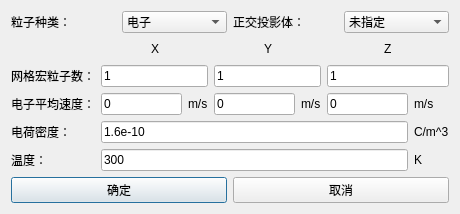
<?xml version="1.0" encoding="UTF-8"?>
<ui version="4.0">
 <class>Dialog</class>
 <widget class="QDialog" name="Dialog">
  <property name="geometry">
   <rect>
    <x>0</x>
    <y>0</y>
    <width>460</width>
    <height>205</height>
   </rect>
  </property>
  <property name="windowTitle">
   <string>Dialog</string>
  </property>
  <layout class="QVBoxLayout" name="verticalLayout">
   <item>
    <layout class="QGridLayout" name="gridLayout">
     <item row="0" column="2">
      <widget class="QLabel" name="label_2">
       <property name="text">
        <string>正交投影体：</string>
       </property>
      </widget>
     </item>
     <item row="0" column="3">
      <widget class="QComboBox" name="comboBox">
       <item>
        <property name="text">
         <string>未指定</string>
        </property>
       </item>
      </widget>
     </item>
     <item row="0" column="0">
      <widget class="QLabel" name="label">
       <property name="text">
        <string>粒子种类：</string>
       </property>
      </widget>
     </item>
     <item row="0" column="1">
      <widget class="QComboBox" name="comboBox_2">
       <item>
        <property name="text">
         <string>电子</string>
        </property>
       </item>
       <item>
        <property name="text">
         <string>离子</string>
        </property>
       </item>
      </widget>
     </item>
    </layout>
   </item>
   <item>
    <layout class="QGridLayout" name="gridLayout_2">
     <item row="2" column="8">
      <widget class="QLabel" name="label_12">
       <property name="text">
        <string>m/s</string>
       </property>
      </widget>
     </item>
     <item row="2" column="5" colspan="3">
      <widget class="QLineEdit" name="lineEdit_Y2">
       <property name="text">
        <string>0</string>
       </property>
      </widget>
     </item>
     <item row="1" column="1" colspan="4">
      <widget class="QLineEdit" name="lineEdit_X1">
       <property name="text">
        <string>1</string>
       </property>
      </widget>
     </item>
     <item row="2" column="1" colspan="3">
      <widget class="QLineEdit" name="lineEdit_X2">
       <property name="text">
        <string>0</string>
       </property>
      </widget>
     </item>
     <item row="1" column="0">
      <widget class="QLabel" name="label_3">
       <property name="text">
        <string>网格宏粒子数：</string>
       </property>
      </widget>
     </item>
     <item row="4" column="0">
      <widget class="QLabel" name="label_9">
       <property name="text">
        <string>温度：</string>
       </property>
      </widget>
     </item>
     <item row="2" column="9" colspan="3">
      <widget class="QLineEdit" name="lineEdit_Z2">
       <property name="text">
        <string>0</string>
       </property>
      </widget>
     </item>
     <item row="2" column="0">
      <widget class="QLabel" name="label_4">
       <property name="text">
        <string>电子平均速度：</string>
       </property>
      </widget>
     </item>
     <item row="3" column="0">
      <widget class="QLabel" name="label_8">
       <property name="text">
        <string>电荷密度：</string>
       </property>
      </widget>
     </item>
     <item row="3" column="1" colspan="11">
      <widget class="QLineEdit" name="lineEdit_density">
       <property name="text">
        <string>1.6e-10</string>
       </property>
      </widget>
     </item>
     <item row="2" column="4">
      <widget class="QLabel" name="label_11">
       <property name="text">
        <string>m/s</string>
       </property>
      </widget>
     </item>
     <item row="2" column="12">
      <widget class="QLabel" name="label_13">
       <property name="text">
        <string>m/s</string>
       </property>
      </widget>
     </item>
     <item row="1" column="5" colspan="4">
      <widget class="QLineEdit" name="lineEdit_Y1">
       <property name="text">
        <string>1</string>
       </property>
      </widget>
     </item>
     <item row="1" column="9" colspan="4">
      <widget class="QLineEdit" name="lineEdit_Z1">
       <property name="text">
        <string>1</string>
       </property>
      </widget>
     </item>
     <item row="0" column="1" colspan="4">
      <layout class="QHBoxLayout" name="horizontalLayout_2">
       <item>
        <spacer name="horizontalSpacer">
         <property name="orientation">
          <enum>Qt::Horizontal</enum>
         </property>
         <property name="sizeHint" stdset="0">
          <size>
           <width>40</width>
           <height>20</height>
          </size>
         </property>
        </spacer>
       </item>
       <item>
        <widget class="QLabel" name="label_5">
         <property name="text">
          <string>X</string>
         </property>
        </widget>
       </item>
       <item>
        <spacer name="horizontalSpacer_2">
         <property name="orientation">
          <enum>Qt::Horizontal</enum>
         </property>
         <property name="sizeHint" stdset="0">
          <size>
           <width>40</width>
           <height>20</height>
          </size>
         </property>
        </spacer>
       </item>
      </layout>
     </item>
     <item row="0" column="5" colspan="4">
      <layout class="QHBoxLayout" name="horizontalLayout_3">
       <item>
        <spacer name="horizontalSpacer_4">
         <property name="orientation">
          <enum>Qt::Horizontal</enum>
         </property>
         <property name="sizeHint" stdset="0">
          <size>
           <width>40</width>
           <height>20</height>
          </size>
         </property>
        </spacer>
       </item>
       <item>
        <widget class="QLabel" name="label_6">
         <property name="text">
          <string>Y</string>
         </property>
        </widget>
       </item>
       <item>
        <spacer name="horizontalSpacer_3">
         <property name="orientation">
          <enum>Qt::Horizontal</enum>
         </property>
         <property name="sizeHint" stdset="0">
          <size>
           <width>40</width>
           <height>20</height>
          </size>
         </property>
        </spacer>
       </item>
      </layout>
     </item>
     <item row="0" column="9" colspan="4">
      <layout class="QHBoxLayout" name="horizontalLayout_4">
       <item>
        <spacer name="horizontalSpacer_6">
         <property name="orientation">
          <enum>Qt::Horizontal</enum>
         </property>
         <property name="sizeHint" stdset="0">
          <size>
           <width>40</width>
           <height>20</height>
          </size>
         </property>
        </spacer>
       </item>
       <item>
        <widget class="QLabel" name="label_7">
         <property name="text">
          <string>Z</string>
         </property>
        </widget>
       </item>
       <item>
        <spacer name="horizontalSpacer_5">
         <property name="orientation">
          <enum>Qt::Horizontal</enum>
         </property>
         <property name="sizeHint" stdset="0">
          <size>
           <width>40</width>
           <height>20</height>
          </size>
         </property>
        </spacer>
       </item>
      </layout>
     </item>
     <item row="3" column="12">
      <widget class="QLabel" name="label_14">
       <property name="text">
        <string>C/m^3</string>
       </property>
      </widget>
     </item>
     <item row="4" column="12">
      <widget class="QLabel" name="label_10">
       <property name="text">
        <string>K</string>
       </property>
      </widget>
     </item>
     <item row="4" column="1" colspan="11">
      <widget class="QLineEdit" name="lineEdit_temp">
       <property name="text">
        <string>300</string>
       </property>
      </widget>
     </item>
    </layout>
   </item>
   <item>
    <layout class="QHBoxLayout" name="horizontalLayout">
     <item>
      <widget class="QPushButton" name="pushButton_ok">
       <property name="text">
        <string>确定</string>
       </property>
      </widget>
     </item>
     <item>
      <widget class="QPushButton" name="pushButton_cancel">
       <property name="text">
        <string>取消</string>
       </property>
      </widget>
     </item>
    </layout>
   </item>
  </layout>
 </widget>
 <resources/>
 <connections/>
</ui>
